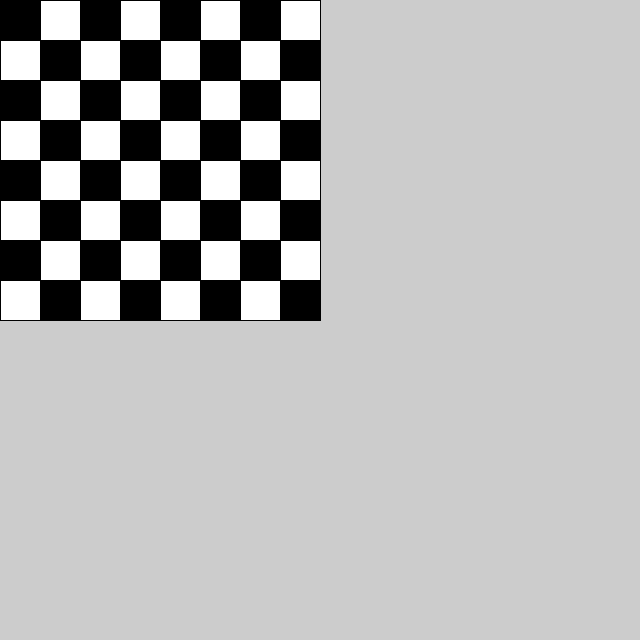
Frame 1 (no input)
Frame 60 (the mouse pressed at the canvas centre just before this capture): identical to frame 1, image omitted
Frame 120 (the mouse held since frame 60 and released just before this capture): identical to frame 1, image omitted

The Processing sketch that drew this single still picture (run headless with seeded random() and noise(); from frame 60 on, the mouse is pressed at the canvas centre):

// Processing sketch: Task6
// ── Task6.pde
//Task 6.a
int[][] board = new int[8][8];
int size = 40;

void setup(){
  size(640, 640);
  for(int i = 0; i < board.length; i++){
    for(int j = 0; j < board.length; j++){
      if((j+i) % 2 == 0){
     board[i][j] = 0; 
      } else {
     board[i][j] = 1;
      }
    }
  }
}

void draw(){
  for(int i = 0; i < board.length; i++){
    for(int j = 0; j < board.length; j++){
      if(board[i][j] == 0){
        fill(0);
      } else {
        fill(255);
      }
      
      float x = j * size;
      float y = i * size;
      square(x, y, size);
    }
  }
}
